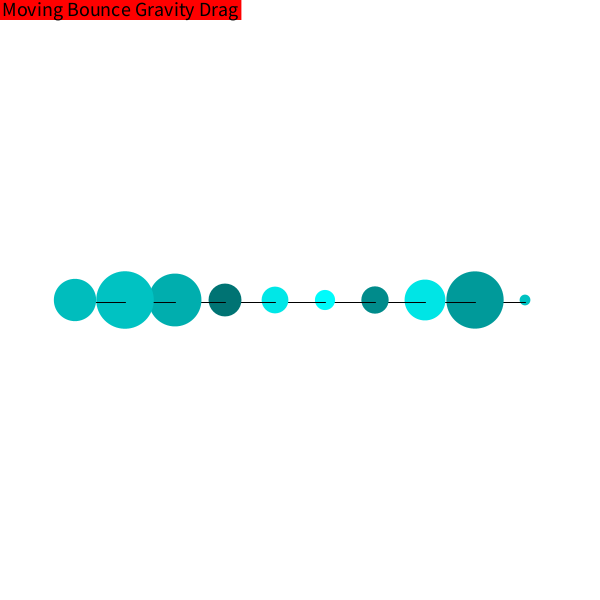
Frame 1 (no input)
Frame 60 (the mouse pressed at the canvas centre just before this capture): identical to frame 1, image omitted
Frame 120 (the mouse held since frame 60 and released just before this capture): identical to frame 1, image omitted

The Processing sketch that drew this single still picture (run headless with seeded random() and noise(); from frame 60 on, the mouse is pressed at the canvas centre):

// Processing sketch: buoy
// ── buoy.pde
int NUM_ORBS = 10;
int MIN_SIZE = 10;
int MAX_SIZE = 60;
float MIN_MASS = 10;
float MAX_MASS = 100;
float G_CONSTANT = 1;
float D_COEF = 0.1;

int SPRING_LENGTH = 50;
float  SPRING_K = 0.005;

int MOVING = 0;
int BOUNCE = 1;
int GRAVITY = 2;
int DRAGF = 3;

int GRAVITYSIM = 1;
int SPRINGSIM = 2;
int DRAGSIM = 3;
int BUOYSIM = 4;
int COMBOSIM = 5;
int SIM = 0; 

boolean[] toggles = new boolean[4];
String[] modes = {"Moving", "Bounce", "Gravity", "Drag"};

FixedOrb earth;

OrbList slinky;

void setup() {
  size(600, 600);

  earth = new FixedOrb(width/2, height * 200, 1, 20000);

  slinky = new OrbList();
  slinky.populate(NUM_ORBS, true);
}//setup

void draw() {
  background(255);
  displayMode();

  slinky.display();

  if (toggles[MOVING]) {

    slinky.applySprings(SPRING_LENGTH, SPRING_K);

    if (toggles[GRAVITY]) {
      slinky.applyGravity(earth, GRAVITY);
    }
    slinky.run(toggles[BOUNCE]);
  }//moving
}//draw

void mousePressed() {
  OrbNode selected = slinky.getSelected(mouseX, mouseY);
  if (selected != null) {
    slinky.removeNode(selected);
  }
}//mousePressed

void keyPressed() {
  if (key == ' ') { toggles[MOVING] = !toggles[MOVING]; }
  if (key == 'g') { toggles[GRAVITY] = !toggles[GRAVITY]; }
  if (key == 'b') { toggles[BOUNCE] = !toggles[BOUNCE]; }
  if (key == 'd') { toggles[DRAGF] = !toggles[DRAGF]; }
  if (key == '=' || key =='+') {
    slinky.addFront(new OrbNode());
  }
  if (key == '-') {
    slinky.removeFront();
  }
  if (key == '1') {
    SIM = GRAVITYSIM;
    slinky.populate(NUM_ORBS, true);
  }
  if (key == '2') {
    SIM = SPRINGSIM;
    slinky.populate(NUM_ORBS, false);
  }
  if (key == '3') {
    SIM = DRAGSIM;
    slinky.populate(NUM_ORBS, false);
  }
  if (key == '4') {
    SIM = BUOYSIM;
    slinky.populate(NUM_ORBS, false);
  }
  if (key == '5') {
    SIM = COMBOSIM;
    slinky.populate(NUM_ORBS, false);
  }
}//keyPressed


void displayMode() {
  textAlign(LEFT, TOP);
  textSize(20);
  noStroke();
  int x = 0;

  for (int m=0; m<toggles.length; m++) {
    //set box color
    if (toggles[m]) { fill(0, 255, 0); }
    else { fill(255, 0, 0); }

    float w = textWidth(modes[m]);
    rect(x, 0, w+5, 20);
    fill(0);
    text(modes[m], x+2, 2);
    x+= w+5;
  }
}//display

// ── FixedOrb.pde
class FixedOrb extends Orb {

  FixedOrb(float x, float y, float s, float m) {
    super(x, y, s, m);
    c = color(255, 0, 0);
  }

  FixedOrb() {
    super();
    c = color(255, 0, 0);
  }

  void move(boolean bounce) {
    //do nothing
  }

}//fixedOrb

// ── Orb.pde
class Orb {

  //instance variables
  PVector center;
  PVector velocity;
  PVector acceleration;
  float bsize;
  float mass;
  color c;


  Orb() {
     bsize = random(10, MAX_SIZE);
     float x = random(bsize/2, width-bsize/2);
     float y = random(bsize/2, height-bsize/2);
     center = new PVector(x, y);
     mass = random(10, 100);
     velocity = new PVector();
     acceleration = new PVector();
     setColor();
  }

  Orb(float x, float y, float s, float m) {
     bsize = s;
     mass = m;
     center = new PVector(x, y);
     velocity = new PVector();
     acceleration = new PVector();
     setColor();
   }

  //movement behavior
  void move(boolean bounce) {
    if (bounce) {
      xBounce();
      yBounce();
    }

    velocity.add(acceleration);
    center.add(velocity);
    acceleration.mult(0);
  }//move

  void applyForce(PVector force) {
    PVector scaleForce = force.copy();
    scaleForce.div(mass);
    acceleration.add(scaleForce);
  }

  PVector getDragForce(float cd) {
    float dragMag = velocity.mag();
    dragMag = -0.5 * dragMag * dragMag * cd;
    PVector dragForce = velocity.copy();
    dragForce.normalize();
    dragForce.mult(dragMag);
    return dragForce;
  }

  PVector getGravity(Orb other, float G) {
    float strength = G * mass*other.mass;
    //dont want to divide by 0!
    float r = max(center.dist(other.center), MIN_SIZE);
    strength = strength/ pow(r, 2);
    PVector force = other.center.copy();
    force.sub(center);
    force.mult(strength);
    return force;
  }

  //spring force between calling orb and other
  PVector getSpring(Orb other, int springLength, float springK) {
    PVector direction = PVector.sub(other.center, this.center);
    direction.normalize();

    float displacement = this.center.dist(other.center) - springLength;
    float mag = springK * displacement;
    direction.mult(mag);

    return direction;
  }//getSpring

  boolean yBounce(){
    if (center.y > height - bsize/2) {
      velocity.y *= -1;
      center.y = height - bsize/2;

      return true;
    }//bottom bounce
    else if (center.y < bsize/2) {
      velocity.y*= -1;
      center.y = bsize/2;
      return true;
    }
    return false;
  }//yBounce
  boolean xBounce() {
    if (center.x > width - bsize/2) {
      center.x = width - bsize/2;
      velocity.x *= -1;
      return true;
    }
    else if (center.x < bsize/2) {
      center.x = bsize/2;
      velocity.x *= -1;
      return true;
    }
    return false;
  }//xbounce

  boolean collisionCheck(Orb other) {
    return ( this.center.dist(other.center)
             <= (this.bsize/2 + other.bsize/2) );
  }//collisionCheck

  boolean isSelected(float x, float y) {
    float d = dist(x, y, center.x, center.y);
    return d < bsize/2;
  }//isSelected

  void setColor() {
    color c0 = color(0, 255, 255);
    color c1 = color(0);
    c = lerpColor(c0, c1, (mass-MIN_SIZE)/(MAX_MASS-MIN_SIZE));
  }//setColor

  //visual behavior
  void display() {
    noStroke();
    fill(c);
    circle(center.x, center.y, bsize);
    fill(0);
    //text(mass, center.x, center.y);
  }//display

}//Orb

// ── OrbList.pde
class OrbList {

  OrbNode front;

  /*===========================
   Contructor
   Does very little.
   You do not need to modify this method.
   =========================*/
  OrbList() {
    //front = null;
  }//constructor

  /*===========================
   addFront(OrbNode o)
   
   Insert o to the beginning of the list.
   =========================*/
  void addFront(OrbNode o) {
    o.next = front;
    front = o;
  }//addFront


  /*===========================
   populate(int n, boolean ordered)
   
   Clear the list.
   Add n randomly generated  orbs to the list,
   using addFront.
   If ordered is true, the orbs should all
   have the same y coordinate and be spaced
   SPRING_LEGNTH apart horizontally.
   =========================*/
  void populate(int n, boolean ordered) {
    front = null;
    OrbNode orb;
    for (int i = 0; i < n; i++) {
      if (ordered) {
        orb = new OrbNode(width/2 + ((float)i - (float)n/2 + 0.5) * SPRING_LENGTH, height/2, 
                          random(MIN_SIZE, MAX_SIZE), random(MIN_MASS, MAX_MASS));
      } else {
        orb = new OrbNode();
      } 
      addFront(orb);
    }
  }//populate

  void display() {
    OrbNode curr = front;
    while (curr != null) {
      curr.display();
      curr = curr.next;
      //println("orb");
    }
  }//display

  void applySprings(int springLength, float springK) {
    OrbNode curr = front;
    while (curr != null) {
      curr.applySprings(springLength, springK);
      curr = curr.next;
    }
  }//applySprings

  void applyGravity(Orb other, float gConstant) {
    OrbNode curr = front;
    PVector grav;
    while (curr != null) {
      grav = curr.getGravity(other, gConstant);
      curr.applyForce(grav);
      curr = curr.next;
    }
  }//applySprings

  void run(boolean bounce) {
    OrbNode curr = front;
    while (curr != null) {
      curr.move(bounce);
      curr = curr.next;
    }
  }//applySprings

  void removeFront() {
    if (front != null) {
      front = front.next;
    }
  }//removeFront

  OrbNode getSelected(float x, float y) {
    OrbNode curr = front;
    while (curr != null && !curr.isSelected(x, y)) {
      curr = curr.next;
    }//keep going until curr isSelected
    return curr;
  }//getSelected

  void removeNode(OrbNode o) {
    OrbNode curr = front;
    if (front == o) {
      front = curr.next;
      if (front != null) {
        front.previous = null;
      }
      println("front");
    } //if o is at the front
    else {
      while (curr.next != o) {
        curr = curr.next;
      }//find the OrbNode whose next is o
      println(curr.center);
      if (curr.next.next != null) {
        curr.next = curr.next.next;
        curr.next.previous = curr;
        println("other");
      } //if curr is not at the back nor the front
      else {
        curr.next = null;
        println("back");
      }//if o is at the back
    }
  }//removeNode
}//OrbList

// ── OrbNode.pde
class OrbNode extends Orb {

  OrbNode next;
  OrbNode previous;

  OrbNode() {
    next = previous = null;
  }//default constructor
  OrbNode(float x, float y, float s, float m) {
    super(x, y, s, m);
    next = previous = null;
  }//constructor

  void display() {
    super.display();
    if (next != null) {
      float dnext = this.center.dist(next.center);
      if (dnext < SPRING_LENGTH) { stroke(0, 255, 0); }
      else if (dnext > SPRING_LENGTH) { stroke(255, 0, 0); }
      else { stroke(0); }
      line(this.center.x, this.center.y+2, next.center.x, next.center.y+2);
    }//next spring

    if (previous != null) {
      float dprev = this.center.dist(previous.center);
      if (dprev < SPRING_LENGTH) { stroke(0, 255, 0); }
      else if (dprev > SPRING_LENGTH) { stroke(255, 0, 0); }
      else { stroke(0); }
      line(this.center.x, this.center.y-2, previous.center.x, previous.center.y-2);
    }//next spring
  }//drawSpring

  void applySprings(int springLength, float springK) {
    if (next != null) {
      PVector sforce = getSpring(next, springLength, springK);
      applyForce(sforce);
    }
    if (previous != null) {
      PVector sforce = getSpring(previous, springLength, springK);
      applyForce(sforce);
    }
  }///applySprings



}//OrbNode
